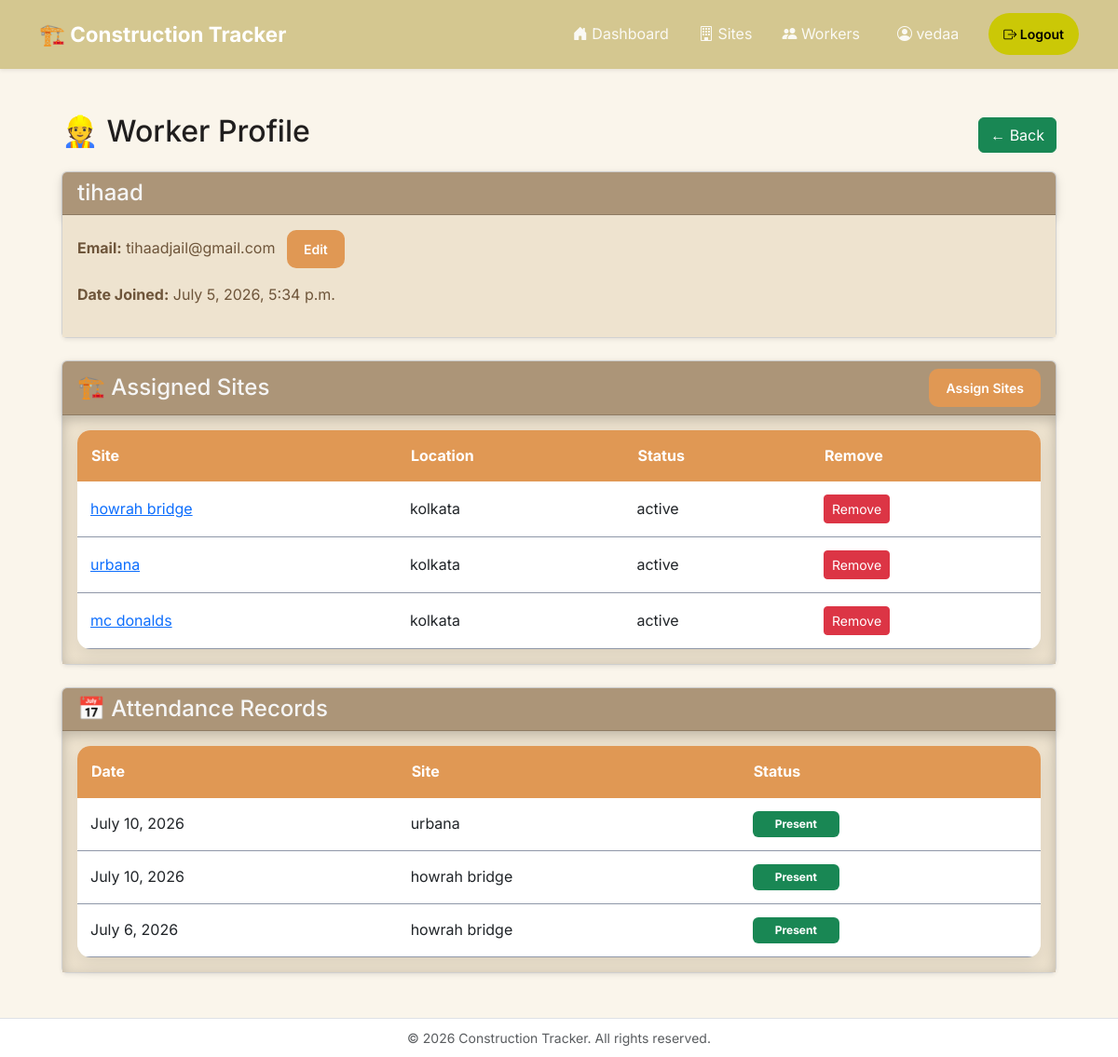
Before: /dashboard/worker_list/3/ (signed in) with the older database file.
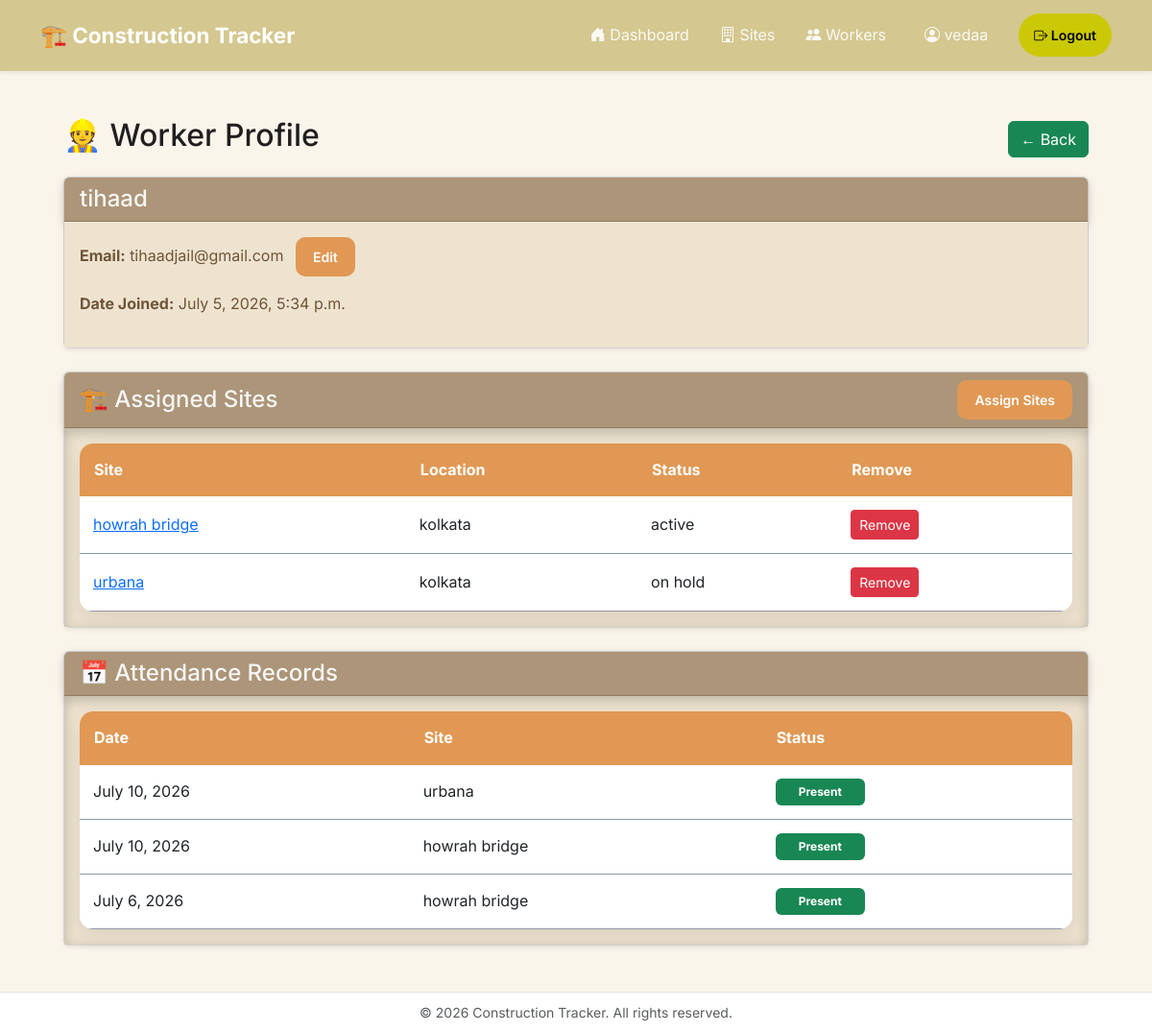
After: the same page with the newer database file.
### logs/models.py (models this page shows, shortened)
class Site(models.Model):
    STATUS_CHOICES=[
        ('active','Active'),
        ('on hold', 'On Hold'),
        ('completed', 'Completed'),
    ]
    status=models.CharField(max_length=20, choices=STATUS_CHOICES, default='active')
    name=models.CharField(max_length=200)
    location=models.CharField(max_length=200)
    start_date=models.DateField()
    company_name=models.CharField(max_length=200)
    created_by=models.ForeignKey(User, on_delete=models.CASCADE)
    created_at=models.DateTimeField(auto_now_add=True)
    workers=models.ManyToManyField(User, related_name='assigned_sites', blank=True)

class Attendance(models.Model):
    worker = models.ForeignKey(User, on_delete=models.CASCADE)
    worksite = models.ForeignKey(Site, on_delete=models.CASCADE)
    attendance_date = models.DateField()
    present_or_absent = models.BooleanField()
    marked_at = models.DateTimeField(default=timezone.now)
    class Meta:
        constraints = [
            models.UniqueConstraint(
                fields=["worker", "worksite", "attendance_date"],
                name="one_attendance_per_worker_site_day",
            )
        ]

### logs/views.py (the view)
# urls.py: path("dashboard/worker_list/<int:pk>/", views.worker_profile, name='worker_profile'),
@login_required
@manager_required
def worker_profile(request, pk):
    worker=get_object_or_404(User, pk=pk,userprofile__role='worker')
    assigned_sites=worker.assigned_sites.all()
    attendance_records=Attendance.objects.filter(worker=worker).select_related('worksite').order_by('-attendance_date')
    total_present=attendance_records.filter(present_or_absent=True).count()
    total_absent=attendance_records.filter(present_or_absent=False).count()
    context = {
        "worker": worker,
        "assigned_sites": assigned_sites,
        "attendance_records": attendance_records,
        "total_present": total_present,
        "total_absent": total_absent,
    }
    return render(request, "worker_profile.html", context)

### logs/context_processors.py (called while the page is built)
def user_role(request):
    role = None
    if request.user.is_authenticated and not request.user.is_superuser:
        profile = UserProfile.objects.filter(user=request.user).first()
        if profile:
            role = profile.role
    return {
        "user_role": role
    }

### logs/views.py (called while the page is built)
def manager_required(view_func):
    @wraps(view_func)
    @login_required
    def wrapped(request, *args, **kwargs):
        if request.user.is_superuser:
            return view_func(request, *args, **kwargs)
        profile = UserProfile.objects.filter(user=request.user).first()
        if profile is None or profile.role != "manager":
            raise PermissionDenied
        return view_func(request, *args, **kwargs)
    return wrapped

### logs/templates/worker_profile.html (shortened to what the changed rows need)
{% extends 'base.html' %}
{% block content %}
<div class="container-fluid px-4 mt-4">
    <div class="d-flex justify-content-between align-items-center mb-3">
        <h2>👷 Worker Profile</h2>
    </div>
    <div class="card shadow-sm mb-4">
        <div class="card-body table-container assigned-sites-body">
            {% if assigned_sites %}
            <table class="logs-table">
                <thead>
                    <tr>
                        <th>Site</th>
                        <th>Location</th>
                        <th>Status</th>
                        <th>Remove</th>
                    </tr>
                </thead>
                <tbody>
                {% for site in assigned_sites %}
                    <tr>
                        <td>
                            <a href="{% url 'site_detail' site.pk %}">
                                {{ site.name }}
                            </a>
                        </td>
                        <td>{{ site.location }}</td>
                        <td>{{ site.status }}</td>
                        <td>
                            <form method="POST" action="{% url 'remove_assigned_site' worker.pk site.pk %}">
                                <button type="submit" class="btn btn-danger btn-sm">
                                    Remove
                                </button>
                            </form>
                    </tr>
                {% endfor %}
                </tbody>
            </table>
            {% else %}
            <p class="text-muted mb-0">
                No sites assigned to this worker.
            </p>
            {% endif %}
        </div>
    </div>
    <div class="card shadow-sm mb-4">
        <div class="card-body table-container attendance-records-body">
            {% if attendance_records %}
            <table class="logs-table">
                <thead>
                    <tr>
                        <th>Date</th>
                        <th>Site</th>
                        <th>Status</th>
                    </tr>
                </thead>
                <tbody>
                {% for attendance in attendance_records %}
                    <tr>
                        <td>{{ attendance.attendance_date }}</td>
                        <td>{{ attendance.worksite.name }}</td>
                        <td>
                            {% if attendance.present_or_absent %}
                                <span class="badge px-4 py-2 bg-success">
                                    Present
                                </span>
                            {% else %}
                                <span class="badge px-4 py-2 bg-danger">
                                    Absent
                                </span>
                            {% endif %}
                        </td>
                    </tr>
                {% endfor %}
                </tbody>
            </table>
            {% else %}
            <p class="text-muted mb-0">
                No attendance records available.
            </p>
            {% endif %}
        </div>
    </div>
</div>
{% endblock %}

Changed rows visible on the page:
no longer on this page (row edited): Site: name "mc donalds", location "kolkata", status "active"
changed Site "urbana": status "active" → "on hold"
